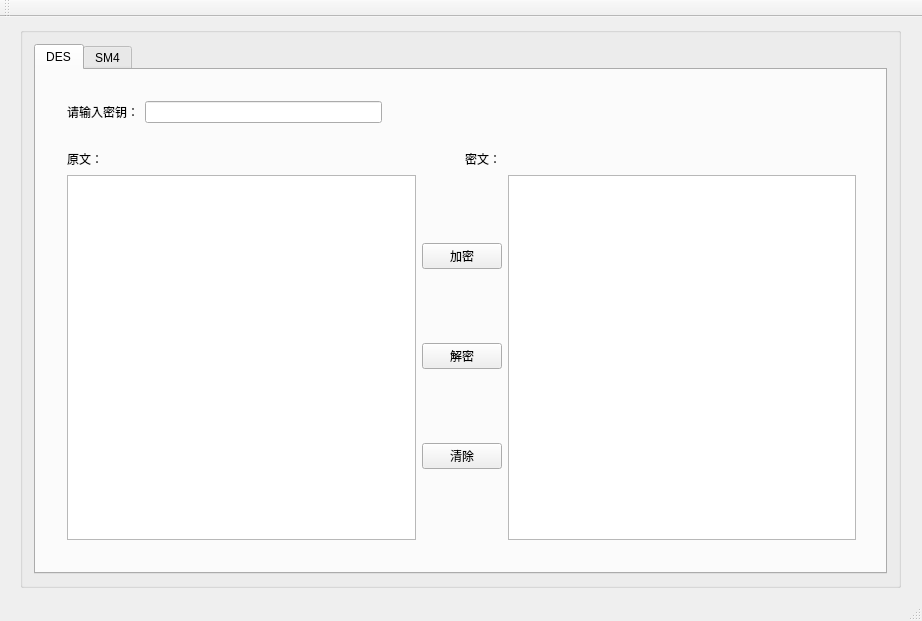
<?xml version="1.0" encoding="UTF-8"?>
<ui version="4.0">
 <class>Cryption_toolClass</class>
 <widget class="QMainWindow" name="Cryption_toolClass">
  <property name="geometry">
   <rect>
    <x>0</x>
    <y>0</y>
    <width>922</width>
    <height>621</height>
   </rect>
  </property>
  <property name="windowTitle">
   <string>Cryption_tool</string>
  </property>
  <widget class="QWidget" name="centralWidget">
   <widget class="QGroupBox" name="groupBox">
    <property name="geometry">
     <rect>
      <x>20</x>
      <y>10</y>
      <width>881</width>
      <height>561</height>
     </rect>
    </property>
    <property name="title">
     <string/>
    </property>
    <layout class="QVBoxLayout" name="verticalLayout_2">
     <item>
      <widget class="QTabWidget" name="tabWidget">
       <property name="styleSheet">
        <string notr="true"/>
       </property>
       <property name="currentIndex">
        <number>0</number>
       </property>
       <widget class="QWidget" name="tab_2">
        <attribute name="title">
         <string>DES</string>
        </attribute>
        <widget class="QWidget" name="layoutWidget_4">
         <property name="geometry">
          <rect>
           <x>20</x>
           <y>20</y>
           <width>811</width>
           <height>461</height>
          </rect>
         </property>
         <layout class="QVBoxLayout" name="verticalLayout_12">
          <item>
           <layout class="QHBoxLayout" name="horizontalLayout_16">
            <item>
             <widget class="QLabel" name="label_17">
              <property name="text">
               <string>请输入密钥：</string>
              </property>
             </widget>
            </item>
            <item>
             <widget class="QLineEdit" name="lineEdit_6"/>
            </item>
            <item>
             <spacer name="horizontalSpacer_22">
              <property name="orientation">
               <enum>Qt::Horizontal</enum>
              </property>
              <property name="sizeHint" stdset="0">
               <size>
                <width>40</width>
                <height>20</height>
               </size>
              </property>
             </spacer>
            </item>
            <item>
             <spacer name="horizontalSpacer_23">
              <property name="orientation">
               <enum>Qt::Horizontal</enum>
              </property>
              <property name="sizeHint" stdset="0">
               <size>
                <width>40</width>
                <height>20</height>
               </size>
              </property>
             </spacer>
            </item>
           </layout>
          </item>
          <item>
           <spacer name="horizontalSpacer_24">
            <property name="orientation">
             <enum>Qt::Horizontal</enum>
            </property>
            <property name="sizeHint" stdset="0">
             <size>
              <width>40</width>
              <height>20</height>
             </size>
            </property>
           </spacer>
          </item>
          <item>
           <layout class="QHBoxLayout" name="horizontalLayout_17">
            <item>
             <widget class="QLabel" name="label_18">
              <property name="text">
               <string>原文：</string>
              </property>
             </widget>
            </item>
            <item>
             <spacer name="horizontalSpacer_25">
              <property name="orientation">
               <enum>Qt::Horizontal</enum>
              </property>
              <property name="sizeHint" stdset="0">
               <size>
                <width>40</width>
                <height>20</height>
               </size>
              </property>
             </spacer>
            </item>
            <item>
             <widget class="QLabel" name="label_19">
              <property name="text">
               <string>密文：</string>
              </property>
             </widget>
            </item>
            <item>
             <spacer name="horizontalSpacer_26">
              <property name="orientation">
               <enum>Qt::Horizontal</enum>
              </property>
              <property name="sizeHint" stdset="0">
               <size>
                <width>40</width>
                <height>20</height>
               </size>
              </property>
             </spacer>
            </item>
           </layout>
          </item>
          <item>
           <layout class="QHBoxLayout" name="horizontalLayout_18">
            <item>
             <widget class="QTextBrowser" name="textBrowser_11"/>
            </item>
            <item>
             <layout class="QVBoxLayout" name="verticalLayout_13">
              <item>
               <widget class="QPushButton" name="pushButton_16">
                <property name="text">
                 <string>加密</string>
                </property>
               </widget>
              </item>
              <item>
               <widget class="QPushButton" name="pushButton_17">
                <property name="text">
                 <string>解密</string>
                </property>
               </widget>
              </item>
              <item>
               <widget class="QPushButton" name="pushButton_18">
                <property name="text">
                 <string>清除</string>
                </property>
               </widget>
              </item>
             </layout>
            </item>
            <item>
             <widget class="QTextBrowser" name="textBrowser_12"/>
            </item>
           </layout>
          </item>
         </layout>
        </widget>
       </widget>
       <widget class="QWidget" name="tab">
        <attribute name="title">
         <string>SM4</string>
        </attribute>
        <widget class="QWidget" name="layoutWidget_3">
         <property name="geometry">
          <rect>
           <x>20</x>
           <y>20</y>
           <width>811</width>
           <height>461</height>
          </rect>
         </property>
         <layout class="QVBoxLayout" name="verticalLayout_8">
          <item>
           <layout class="QHBoxLayout" name="horizontalLayout_10">
            <item>
             <widget class="QLabel" name="label_11">
              <property name="text">
               <string>请输入密钥：</string>
              </property>
             </widget>
            </item>
            <item>
             <widget class="QLineEdit" name="lineEdit_4"/>
            </item>
            <item>
             <spacer name="horizontalSpacer_15">
              <property name="orientation">
               <enum>Qt::Horizontal</enum>
              </property>
              <property name="sizeHint" stdset="0">
               <size>
                <width>40</width>
                <height>20</height>
               </size>
              </property>
             </spacer>
            </item>
            <item>
             <spacer name="horizontalSpacer_16">
              <property name="orientation">
               <enum>Qt::Horizontal</enum>
              </property>
              <property name="sizeHint" stdset="0">
               <size>
                <width>40</width>
                <height>20</height>
               </size>
              </property>
             </spacer>
            </item>
           </layout>
          </item>
          <item>
           <spacer name="horizontalSpacer_12">
            <property name="orientation">
             <enum>Qt::Horizontal</enum>
            </property>
            <property name="sizeHint" stdset="0">
             <size>
              <width>40</width>
              <height>20</height>
             </size>
            </property>
           </spacer>
          </item>
          <item>
           <layout class="QHBoxLayout" name="horizontalLayout_11">
            <item>
             <widget class="QLabel" name="label_12">
              <property name="text">
               <string>原文：</string>
              </property>
             </widget>
            </item>
            <item>
             <spacer name="horizontalSpacer_13">
              <property name="orientation">
               <enum>Qt::Horizontal</enum>
              </property>
              <property name="sizeHint" stdset="0">
               <size>
                <width>40</width>
                <height>20</height>
               </size>
              </property>
             </spacer>
            </item>
            <item>
             <widget class="QLabel" name="label_13">
              <property name="text">
               <string>密文：</string>
              </property>
             </widget>
            </item>
            <item>
             <spacer name="horizontalSpacer_14">
              <property name="orientation">
               <enum>Qt::Horizontal</enum>
              </property>
              <property name="sizeHint" stdset="0">
               <size>
                <width>40</width>
                <height>20</height>
               </size>
              </property>
             </spacer>
            </item>
           </layout>
          </item>
          <item>
           <layout class="QHBoxLayout" name="horizontalLayout_12">
            <item>
             <widget class="QTextBrowser" name="textBrowser_7"/>
            </item>
            <item>
             <layout class="QVBoxLayout" name="verticalLayout_9">
              <item>
               <widget class="QPushButton" name="pushButton_10">
                <property name="text">
                 <string>加密</string>
                </property>
               </widget>
              </item>
              <item>
               <widget class="QPushButton" name="pushButton_11">
                <property name="text">
                 <string>解密</string>
                </property>
               </widget>
              </item>
              <item>
               <widget class="QPushButton" name="pushButton_12">
                <property name="text">
                 <string>清除</string>
                </property>
               </widget>
              </item>
             </layout>
            </item>
            <item>
             <widget class="QTextBrowser" name="textBrowser_8"/>
            </item>
           </layout>
          </item>
         </layout>
        </widget>
       </widget>
      </widget>
     </item>
    </layout>
   </widget>
  </widget>
  <widget class="QMenuBar" name="menuBar">
   <property name="geometry">
    <rect>
     <x>0</x>
     <y>0</y>
     <width>922</width>
     <height>26</height>
    </rect>
   </property>
  </widget>
  <widget class="QToolBar" name="mainToolBar">
   <attribute name="toolBarArea">
    <enum>TopToolBarArea</enum>
   </attribute>
   <attribute name="toolBarBreak">
    <bool>false</bool>
   </attribute>
  </widget>
  <widget class="QStatusBar" name="statusBar"/>
 </widget>
 <layoutdefault spacing="6" margin="11"/>
 <resources>
  <include location="Cryption_tool.qrc"/>
 </resources>
 <connections/>
</ui>
